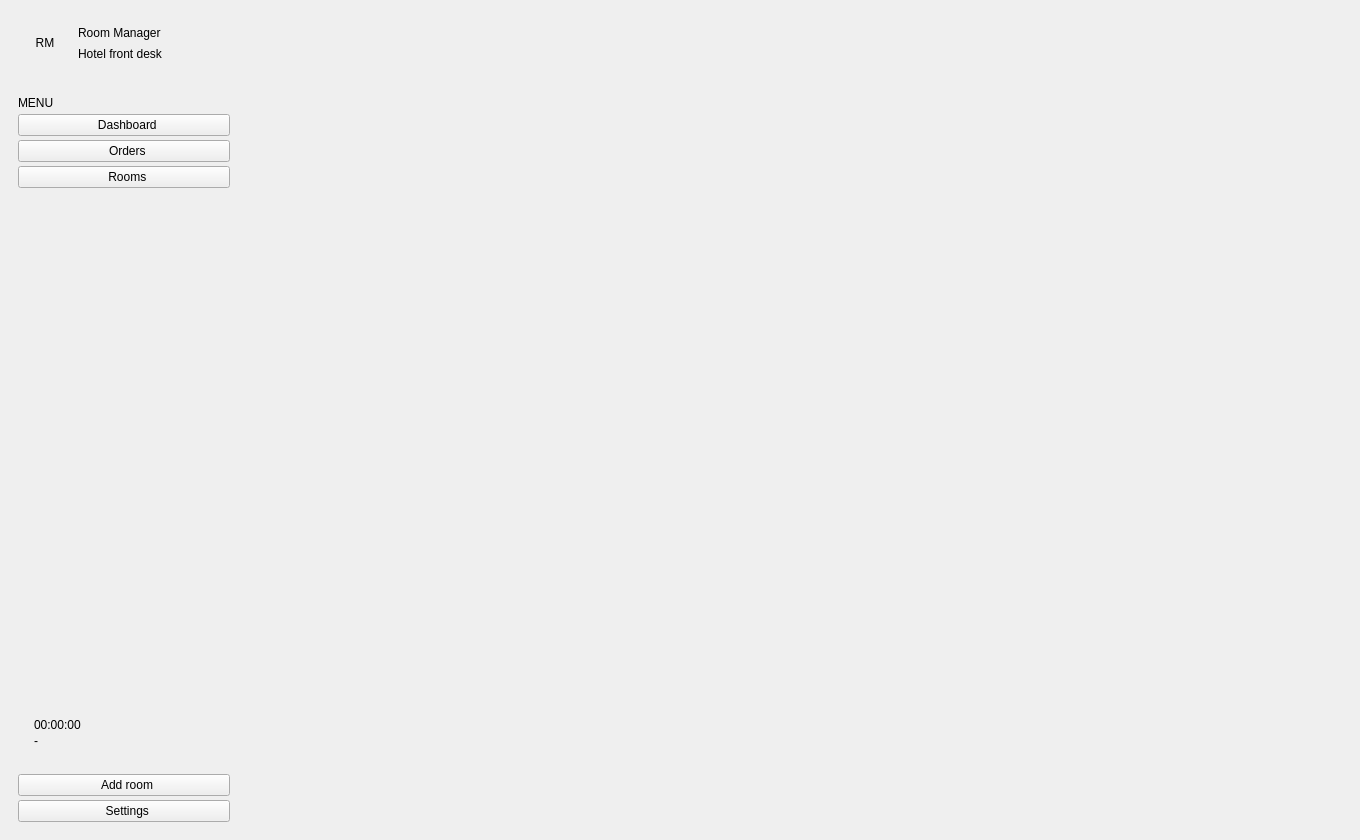
<?xml version="1.0" encoding="UTF-8"?>
<ui version="4.0">
 <class>MainWindow</class>
 <widget class="QMainWindow" name="MainWindow">
  <property name="geometry">
   <rect>
    <x>0</x>
    <y>0</y>
    <width>1360</width>
    <height>840</height>
   </rect>
  </property>
  <property name="minimumSize">
   <size>
    <width>1280</width>
    <height>760</height>
   </size>
  </property>
  <property name="windowTitle">
   <string>Room Manager</string>
  </property>
  <widget class="QWidget" name="app_root">
   <layout class="QHBoxLayout" name="app_root_layout">
    <property name="spacing">
     <number>0</number>
    </property>
    <property name="leftMargin">
     <number>0</number>
    </property>
    <property name="topMargin">
     <number>0</number>
    </property>
    <property name="rightMargin">
     <number>0</number>
    </property>
    <property name="bottomMargin">
     <number>0</number>
    </property>
    <item>
     <widget class="QFrame" name="sidebar">
      <property name="minimumSize">
       <size>
        <width>248</width>
        <height>0</height>
       </size>
      </property>
      <property name="maximumSize">
       <size>
        <width>248</width>
        <height>16777215</height>
       </size>
      </property>
      <layout class="QVBoxLayout" name="sidebar_layout">
       <property name="spacing">
        <number>4</number>
       </property>
       <property name="leftMargin">
        <number>18</number>
       </property>
       <property name="topMargin">
        <number>22</number>
       </property>
       <property name="rightMargin">
        <number>18</number>
       </property>
       <property name="bottomMargin">
        <number>18</number>
       </property>
       <item>
        <layout class="QHBoxLayout" name="brand_layout">
         <property name="spacing">
          <number>12</number>
         </property>
         <property name="leftMargin">
          <number>6</number>
         </property>
         <item>
          <widget class="QLabel" name="brand_mark">
           <property name="minimumSize">
            <size>
             <width>42</width>
             <height>42</height>
            </size>
           </property>
           <property name="maximumSize">
            <size>
             <width>42</width>
             <height>42</height>
            </size>
           </property>
           <property name="text">
            <string>RM</string>
           </property>
           <property name="alignment">
            <set>Qt::AlignCenter</set>
           </property>
          </widget>
         </item>
         <item>
          <layout class="QVBoxLayout" name="brand_text_layout">
           <property name="spacing">
            <number>0</number>
           </property>
           <item>
            <widget class="QLabel" name="brand_title">
             <property name="text">
              <string>Room Manager</string>
             </property>
            </widget>
           </item>
           <item>
            <widget class="QLabel" name="brand_subtitle">
             <property name="text">
              <string>Hotel front desk</string>
             </property>
            </widget>
           </item>
          </layout>
         </item>
        </layout>
       </item>
       <item>
        <spacer name="brand_spacer">
         <property name="orientation">
          <enum>Qt::Vertical</enum>
         </property>
         <property name="sizeType">
          <enum>QSizePolicy::Fixed</enum>
         </property>
         <property name="sizeHint" stdset="0">
          <size>
           <width>20</width>
           <height>28</height>
          </size>
         </property>
        </spacer>
       </item>
       <item>
        <widget class="QLabel" name="nav_section_label">
         <property name="text">
          <string>MENU</string>
         </property>
        </widget>
       </item>
       <item>
        <widget class="QPushButton" name="nav_home_btn">
         <property name="cursor">
          <cursorShape>PointingHandCursor</cursorShape>
         </property>
         <property name="text">
          <string>  Dashboard</string>
         </property>
        </widget>
       </item>
       <item>
        <widget class="QPushButton" name="nav_orders_btn">
         <property name="cursor">
          <cursorShape>PointingHandCursor</cursorShape>
         </property>
         <property name="text">
          <string>  Orders</string>
         </property>
        </widget>
       </item>
       <item>
        <widget class="QPushButton" name="nav_rooms_btn">
         <property name="cursor">
          <cursorShape>PointingHandCursor</cursorShape>
         </property>
         <property name="text">
          <string>  Rooms</string>
         </property>
        </widget>
       </item>
       <item>
        <spacer name="sidebar_spacer">
         <property name="orientation">
          <enum>Qt::Vertical</enum>
         </property>
         <property name="sizeHint" stdset="0">
          <size>
           <width>20</width>
           <height>40</height>
          </size>
         </property>
        </spacer>
       </item>
       <item>
        <widget class="QFrame" name="clock_card">
         <layout class="QVBoxLayout" name="clock_layout">
          <property name="spacing">
           <number>2</number>
          </property>
          <property name="leftMargin">
           <number>16</number>
          </property>
          <property name="topMargin">
           <number>14</number>
          </property>
          <property name="rightMargin">
           <number>16</number>
          </property>
          <property name="bottomMargin">
           <number>14</number>
          </property>
          <item>
           <widget class="QLabel" name="time_and_date_label">
            <property name="text">
             <string>00:00:00</string>
            </property>
           </widget>
          </item>
          <item>
           <widget class="QLabel" name="date_label">
            <property name="text">
             <string>-</string>
            </property>
           </widget>
          </item>
         </layout>
        </widget>
       </item>
       <item>
        <spacer name="clock_spacer">
         <property name="orientation">
          <enum>Qt::Vertical</enum>
         </property>
         <property name="sizeType">
          <enum>QSizePolicy::Fixed</enum>
         </property>
         <property name="sizeHint" stdset="0">
          <size>
           <width>20</width>
           <height>8</height>
          </size>
         </property>
        </spacer>
       </item>
       <item>
        <widget class="QPushButton" name="add_room_btn">
         <property name="cursor">
          <cursorShape>PointingHandCursor</cursorShape>
         </property>
         <property name="text">
          <string>  Add room</string>
         </property>
         <property name="autoDefault">
          <bool>false</bool>
         </property>
        </widget>
       </item>
       <item>
        <widget class="QPushButton" name="setting_button">
         <property name="cursor">
          <cursorShape>PointingHandCursor</cursorShape>
         </property>
         <property name="text">
          <string>  Settings</string>
         </property>
         <property name="autoDefault">
          <bool>false</bool>
         </property>
        </widget>
       </item>
      </layout>
     </widget>
    </item>
    <item>
     <widget class="QWidget" name="content_area">
      <layout class="QVBoxLayout" name="content_layout">
       <property name="spacing">
        <number>0</number>
       </property>
       <property name="leftMargin">
        <number>0</number>
       </property>
       <property name="topMargin">
        <number>0</number>
       </property>
       <property name="rightMargin">
        <number>0</number>
       </property>
       <property name="bottomMargin">
        <number>0</number>
       </property>
       <item>
        <layout class="QVBoxLayout" name="top_widget">
         <property name="spacing">
          <number>0</number>
         </property>
        </layout>
       </item>
       <item>
        <widget class="QStackedWidget" name="widget_section"/>
       </item>
      </layout>
     </widget>
    </item>
   </layout>
  </widget>
 </widget>
 <resources/>
 <connections/>
</ui>
